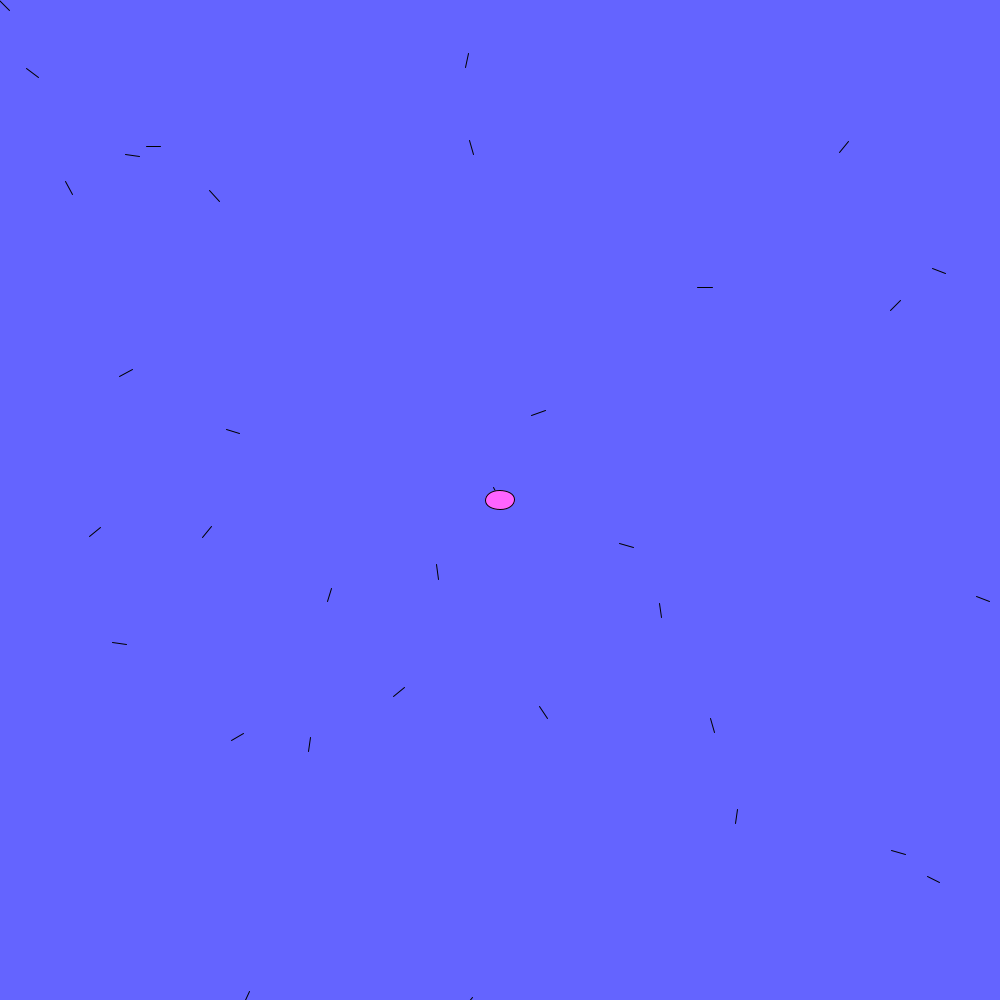
Frame 1 (no input)
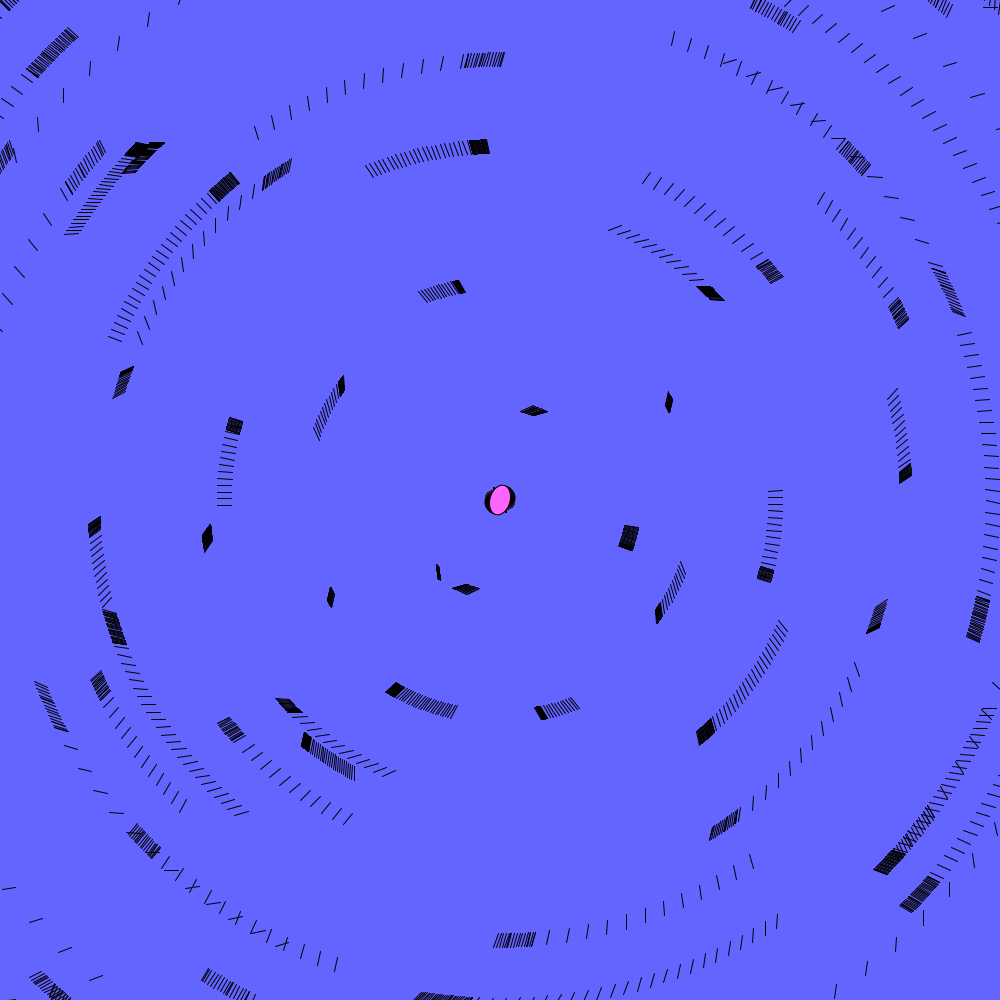
Frame 60 (the mouse pressed at the canvas centre just before this capture)
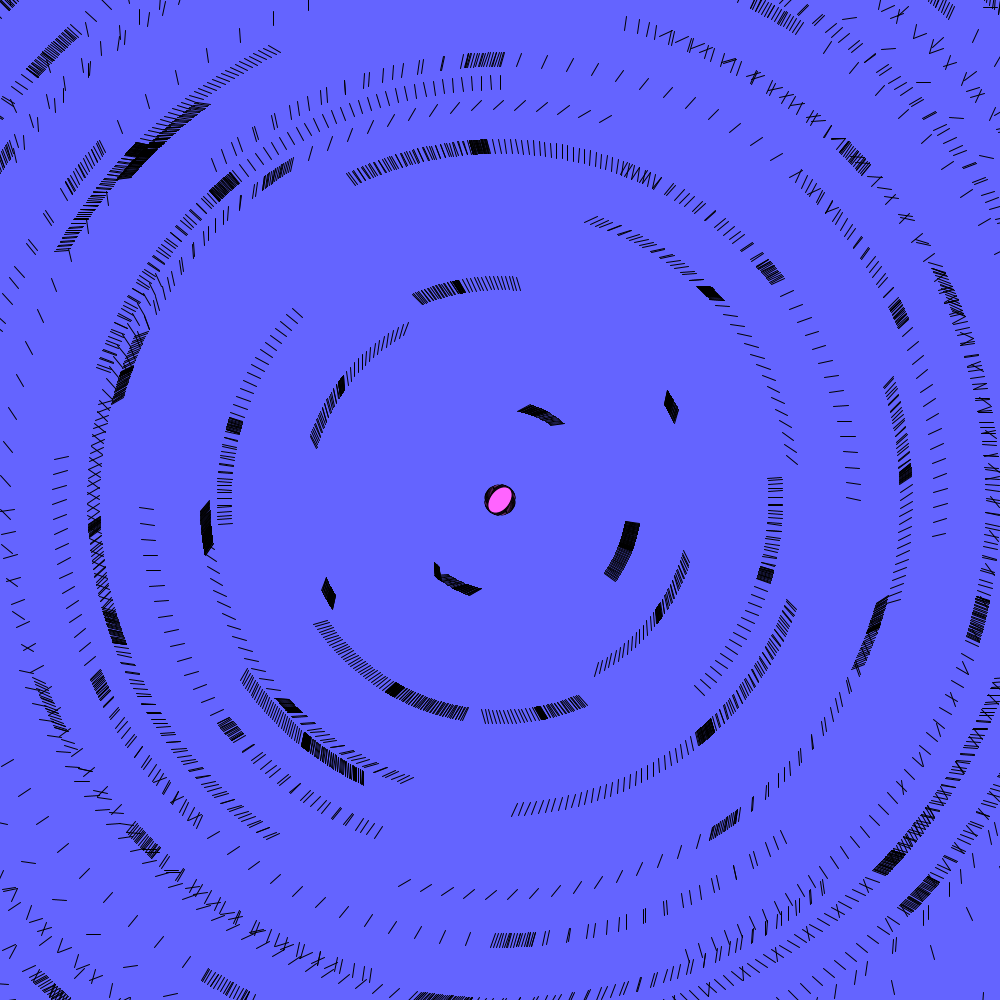
Frame 120 (the mouse held since frame 60 and released just before this capture)

The Processing sketch that drew these frames (run headless with seeded random() and noise(); from frame 60 on, the mouse is pressed at the canvas centre):

// Processing sketch: Disco_Disco_Ah_Ah
// ── Disco_Disco_Ah_Ah.pde

float x = 0.0;
float y = 0.0;
float c = 0.05;

void setup(){
  size(1000, 1000);
   background(100, 100, 255);
}

void draw(){
  translate(width/2,height/2);
  
  //background(100, 100, 255);
   for(int a = 0; a < width; a = a + 100) {
     for (int b = 0; b < height; b = b + 100) {
       
       
       
       rotate(TAU * c);
       line(a,b,a - 10, b - 10);
       
       if (c < 10000){
         c = c + 0.005;
       }
       if (c > 10000) {
         c = c - 0.005;
       }
     }
   }
  
  fill(255, 100, 255);
  ellipse(x, y, 20, 30);
  
  if (mousePressed) {
    x =  500 - mouseX;
    y = 500 - mouseY;
  }
  
  if(keyPressed){
    save("Disco Disco Ah Ah.png");
  }
}
